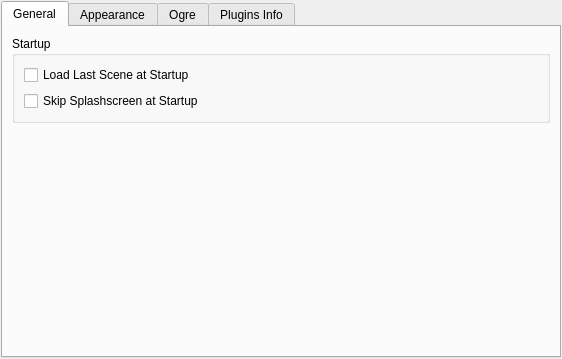
<?xml version="1.0" encoding="UTF-8"?>
<ui version="4.0">
 <class>ogitorPreferencesWidget</class>
 <widget class="QWidget" name="ogitorPreferencesWidget">
  <property name="geometry">
   <rect>
    <x>0</x>
    <y>0</y>
    <width>562</width>
    <height>359</height>
   </rect>
  </property>
  <property name="windowTitle">
   <string>Form</string>
  </property>
  <layout class="QHBoxLayout" name="horizontalLayout_3">
   <property name="spacing">
    <number>1</number>
   </property>
   <property name="margin">
    <number>1</number>
   </property>
   <item>
    <widget class="QTabWidget" name="tabWidget">
     <property name="currentIndex">
      <number>0</number>
     </property>
     <widget class="QWidget" name="generalTab">
      <attribute name="title">
       <string>General</string>
      </attribute>
      <layout class="QVBoxLayout" name="verticalLayout">
       <item>
        <widget class="QGroupBox" name="startupGroupBox">
         <property name="title">
          <string>Startup</string>
         </property>
         <property name="alignment">
          <set>Qt::AlignLeading|Qt::AlignLeft|Qt::AlignTop</set>
         </property>
         <layout class="QVBoxLayout" name="verticalLayout_2">
          <item>
           <widget class="QCheckBox" name="loadLastCheckBox">
            <property name="text">
             <string>Load Last Scene at Startup</string>
            </property>
           </widget>
          </item>
          <item>
           <widget class="QCheckBox" name="splashscreenCheckBox">
            <property name="text">
             <string>Skip Splashscreen at Startup</string>
            </property>
           </widget>
          </item>
         </layout>
        </widget>
       </item>
       <item>
        <spacer name="verticalSpacer_3">
         <property name="orientation">
          <enum>Qt::Vertical</enum>
         </property>
         <property name="sizeHint" stdset="0">
          <size>
           <width>20</width>
           <height>40</height>
          </size>
         </property>
        </spacer>
       </item>
      </layout>
     </widget>
     <widget class="QWidget" name="appearanceTab">
      <attribute name="title">
       <string>Appearance</string>
      </attribute>
      <layout class="QGridLayout" name="gridLayout_4">
       <property name="margin">
        <number>0</number>
       </property>
       <item row="0" column="0">
        <layout class="QHBoxLayout" name="horizontalLayout">
         <item>
          <widget class="QGroupBox" name="langGroupBox">
           <property name="title">
            <string>Language</string>
           </property>
           <property name="flat">
            <bool>false</bool>
           </property>
           <layout class="QGridLayout" name="gridLayout_3">
            <property name="margin">
             <number>0</number>
            </property>
            <item row="0" column="0">
             <widget class="QComboBox" name="languageFileList">
              <property name="enabled">
               <bool>true</bool>
              </property>
             </widget>
            </item>
           </layout>
          </widget>
         </item>
        </layout>
       </item>
       <item row="2" column="0">
        <spacer name="verticalSpacer">
         <property name="orientation">
          <enum>Qt::Vertical</enum>
         </property>
         <property name="sizeHint" stdset="0">
          <size>
           <width>20</width>
           <height>131</height>
          </size>
         </property>
        </spacer>
       </item>
       <item row="1" column="0">
        <widget class="QGroupBox" name="groupBox">
         <property name="title">
          <string>Style</string>
         </property>
         <property name="checkable">
          <bool>false</bool>
         </property>
         <layout class="QGridLayout" name="gridLayout_2">
          <property name="margin">
           <number>0</number>
          </property>
          <item row="0" column="0">
           <widget class="QComboBox" name="styleSheetList"/>
          </item>
         </layout>
        </widget>
       </item>
      </layout>
     </widget>
     <widget class="QWidget" name="ogreTab">
      <attribute name="title">
       <string>Ogre</string>
      </attribute>
      <layout class="QGridLayout" name="gridLayout_6">
       <property name="margin">
        <number>0</number>
       </property>
       <item row="0" column="0">
        <widget class="QGroupBox" name="groupBox_3">
         <property name="sizePolicy">
          <sizepolicy hsizetype="MinimumExpanding" vsizetype="Preferred">
           <horstretch>0</horstretch>
           <verstretch>0</verstretch>
          </sizepolicy>
         </property>
         <property name="title">
          <string>RenderSystem</string>
         </property>
         <layout class="QGridLayout" name="gridLayout_5">
          <property name="margin">
           <number>1</number>
          </property>
          <item row="0" column="0">
           <widget class="QComboBox" name="renderSystemComboBox"/>
          </item>
         </layout>
        </widget>
       </item>
       <item row="0" column="1">
        <widget class="QCheckBox" name="useVSyncCheckBox">
         <property name="sizePolicy">
          <sizepolicy hsizetype="Maximum" vsizetype="Fixed">
           <horstretch>0</horstretch>
           <verstretch>0</verstretch>
          </sizepolicy>
         </property>
         <property name="text">
          <string>Use VSync</string>
         </property>
        </widget>
       </item>
       <item row="1" column="0">
        <widget class="QGroupBox" name="antiAliasingGroup">
         <property name="title">
          <string>Anti aliasing</string>
         </property>
         <property name="checkable">
          <bool>false</bool>
         </property>
         <layout class="QGridLayout" name="gridLayout_7">
          <property name="leftMargin">
           <number>1</number>
          </property>
          <property name="topMargin">
           <number>1</number>
          </property>
          <property name="rightMargin">
           <number>1</number>
          </property>
          <property name="bottomMargin">
           <number>4</number>
          </property>
          <item row="0" column="0">
           <widget class="QComboBox" name="antiAlliasingComboBox"/>
          </item>
         </layout>
        </widget>
       </item>
       <item row="2" column="0">
        <spacer name="verticalSpacer_2">
         <property name="orientation">
          <enum>Qt::Vertical</enum>
         </property>
         <property name="sizeHint" stdset="0">
          <size>
           <width>20</width>
           <height>46</height>
          </size>
         </property>
        </spacer>
       </item>
      </layout>
     </widget>
     <widget class="QWidget" name="tabPluginsInfo">
      <attribute name="title">
       <string>Plugins Info</string>
      </attribute>
     </widget>
    </widget>
   </item>
  </layout>
 </widget>
 <resources/>
 <connections/>
</ui>
